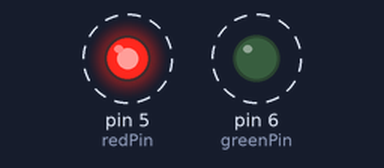
The sketch below on a simulated Arduino Uno, built with avr-gcc and run on an emulated ATmega328P. On the bench: output pins drawn as LEDs (lit = HIGH). Dashed ring = blinking.

Above: at 0.05 s.
Timing chart, 0 to 4.6 s (numbered marks = the images above):
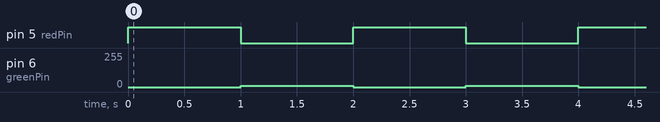

The sketch:

RedGreenBlink.ino
```cpp
//  red green blink

const int redPin = 5;
const int greenPin = 6;

void setup() {
  pinMode(redPin, OUTPUT);
  pinMode(greenPin, OUTPUT);
}

void d() { delay(1000); }

void loop() {
  digitalWrite(redPin, HIGH);
  analogWrite(greenPin, 0);
  d();
  digitalWrite(redPin, LOW);
  analogWrite(greenPin, 10);
  d();
}

void loop2() {
  digitalWrite(redPin, HIGH);
  digitalWrite(greenPin, LOW);
  d();
  digitalWrite(redPin, LOW);
  digitalWrite(greenPin, HIGH);
  d();
}
```

Measured:
- by itself, pin 5 (redPin): alternates HIGH for 1.0 s and LOW for 1.0 s
- by itself, pin 6 (greenPin): alternates 10/255 for 1.0 s and 0/255 for 1.0 s
